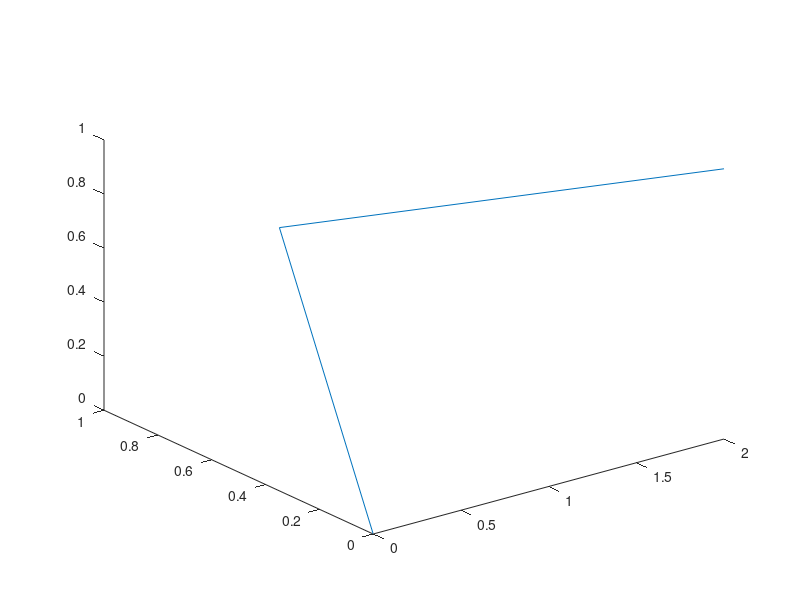

The MATLAB source for this figure:
% Regression for #237: plot3 with scalar coordinates must lower instead of
% failing MLIR verification with 'f64' != '!llvm.ptr'. The scalar f64
% operands are boxed into 1x1 matrices (matlab_mat_from_scalar), matching
% MATLAB — plot3(0.5,0.5,0.5,'ko') draws a single 3-D marker — and matching
% the 2-D plot family, which already accepts scalar coordinates. Before the
% fix this aborted the JIT/REPL and could segfault inside a larger script.
figure(1);
plot3(0.5, 0.5, 0.5, 'ko');        % 4-arg scalar form with linespec
disp('PLOT3_FMT_OK')
plot3(1, 2, 3);                    % 3-arg scalar form, no linespec
disp('PLOT3_NOFMT_OK')
plot3([0 1 2], [0 1 0], [0 0.5 1]); % vector form still lowers unchanged
disp('PLOT3_VEC_OK')
saveas(gcf, '/tmp/regress_plot3_scalar.png');
disp('SAVEAS_OK')
